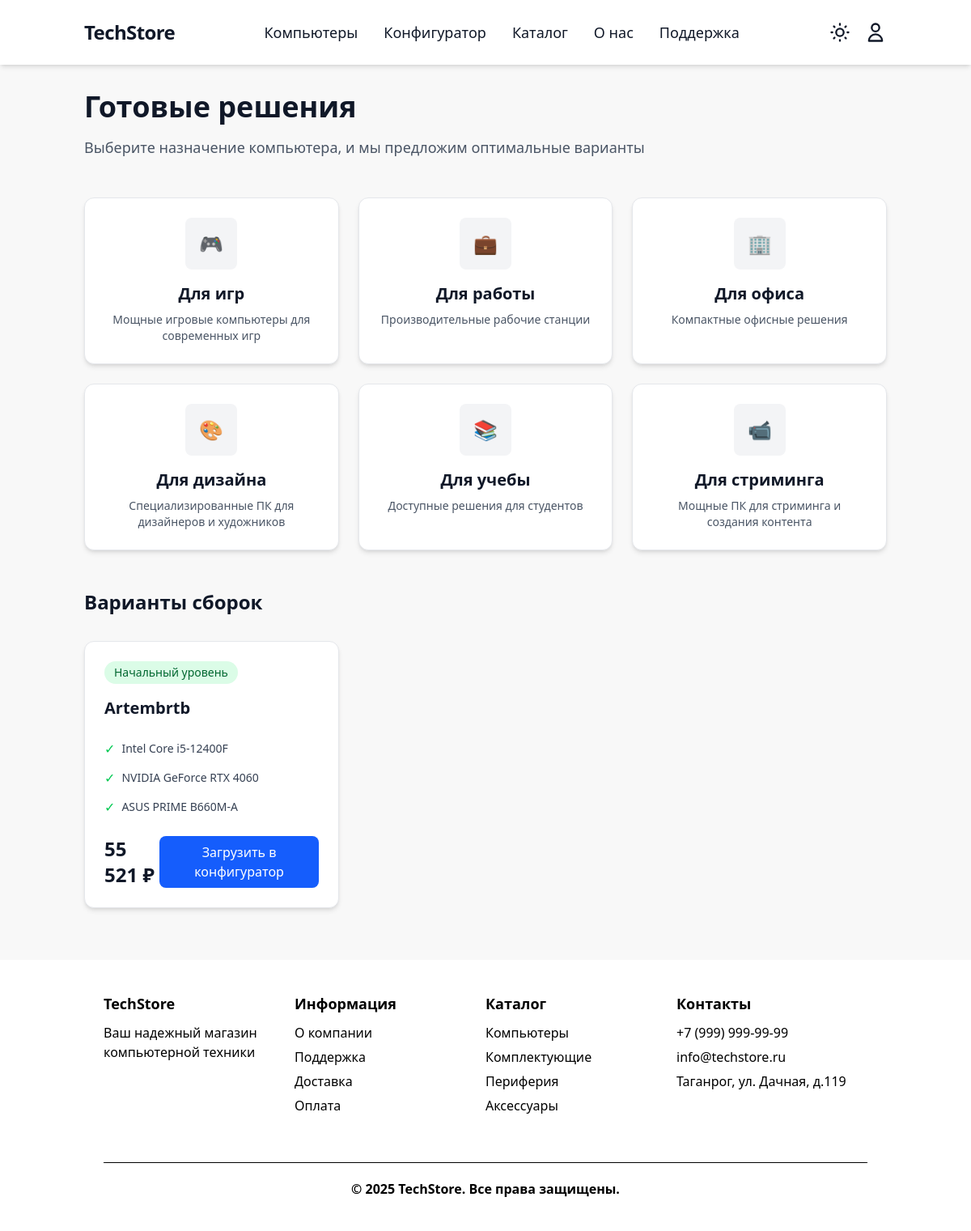
/pc/, run on the app's committed database.
### pcbuilder/models.py (models this page shows, shortened)
class CategoryPC(models.Model):
    CATEGORY_CHOICES = [
        ('gaming', 'Для игр'),
        ('work', 'Для работы'),
        ('office', 'Для офиса'),
        ('design', 'Для дизайна'),
        ('study', 'Для учебы'),
        ('streaming', 'Для стриминга'),
    ]
    name = models.CharField('Системное имя', max_length=50, choices=CATEGORY_CHOICES, unique=True)
    display_name = models.CharField('Название категории', max_length=100)
    description = models.CharField('Описание', max_length=200)
    icon = models.CharField('Иконка (CSS класс)', max_length=50)  # CSS класс для иконки или путь к изображению
    class Meta:
        verbose_name = 'Категория готового ПК'
        verbose_name_plural = 'Категории готовых ПК'

class PrebuiltPC(models.Model):
    LEVEL_CHOICES = [
        ('start', 'Начальный уровень'),
        ('pro', 'Оптимальный выбор'),
        ('ultra', 'Максимальная мощность'),
    ]
    category = models.ForeignKey(CategoryPC, on_delete=models.CASCADE, related_name='prebuilt_pcs', verbose_name='Категория')
    name = models.CharField('Название', max_length=100)
    level = models.CharField('Уровень', max_length=10, choices=LEVEL_CHOICES)
    level_color = models.CharField('Цвет уровня', max_length=20, default='blue-500')
    description = models.TextField('Описание', blank=True)
    created_at = models.DateTimeField('Дата создания', auto_now_add=True)
    updated_at = models.DateTimeField('Дата обновления', auto_now=True)
    class Meta:
        verbose_name = 'Готовая сборка ПК'
        verbose_name_plural = 'Готовые сборки ПК'
        ordering = ['category', 'level', 'name']
    @property
    def total_price(self):
        total = Decimal('0')
        for component in self.components.all():
            total += component.product.final_price * component.quantity
        return total
    def formatted_price(self):
        return f"{int(self.total_price):,}".replace(',', ' ') + ' ₽'

class PrebuiltPCComponent(models.Model):
    prebuilt_pc = models.ForeignKey(PrebuiltPC, on_delete=models.CASCADE, related_name='components', verbose_name='Готовая сборка')
    product = models.ForeignKey(Product, on_delete=models.CASCADE, verbose_name='Товар')
    category = models.ForeignKey(Category, on_delete=models.CASCADE, verbose_name='Категория')
    quantity = models.PositiveIntegerField('Количество', default=1)
    class Meta:
        verbose_name = 'Компонент готовой сборки'
        verbose_name_plural = 'Компоненты готовых сборок'
        unique_together = ('prebuilt_pc', 'category')

### store/models.py (models this page shows, shortened)
class Product(models.Model):
    category = models.ForeignKey(
        Category,
        on_delete=models.PROTECT,
        related_name='products'
    )
    name = models.CharField('Название', max_length=200)
    slug = models.SlugField('URL', max_length=200, unique=True)
    price = models.DecimalField(
        'Цена',
        max_digits=10,
        decimal_places=2,
        validators=[MinValueValidator(Decimal('0.01'))]
    )
    discount = models.PositiveIntegerField('Скидка (%)', default=0)
    stock = models.PositiveIntegerField(
        'Количество на складе',
        default=0,
        help_text='Количество товара на складе'
    )
    min_stock = models.PositiveIntegerField(
        'Минимальный остаток',
        default=0,
        help_text='Минимальное количество для предупреждения о заканчивающемся товаре'
    )
    is_popular = models.BooleanField(
        'Популярный товар',
        default=False,
        help_text='Отметьте, если товар является популярным и должен отображаться в специальных блоках.'
    )
    description = models.TextField(
        'Описание',
        blank=True,
        default='',
        help_text='Можно использовать HTML-теги для форматирования текста (например, <ul>, <li>, <b>, <h3> и т.д.)'
    )
    meta_title = models.CharField('SEO Title', max_length=255, blank=True, default='', help_text='Заголовок для SEO (meta title)')
    meta_description = models.CharField('SEO Description', max_length=500, blank=True, default='', help_text='Описание для SEO (meta description)')
    image = models.ImageField('Фото', upload_to='products/', blank=True, null=True)
    class Meta:
        verbose_name = 'Товар'
        verbose_name_plural = 'Товары'
    @property
    def final_price(self):
        if self.discount:
            discount_decimal = Decimal(str(self.discount)) / Decimal('100')
            return self.price * (Decimal('1') - discount_decimal)
        return self.price

### core/views.py (the view)
# urls.py: path('pc/', computer_catalog, name='computer_catalog'),
def computer_catalog(request):
    categories = CategoryPC.objects.all()
    computers = PrebuiltPC.objects.prefetch_related('components__product', 'components__category')
    category_filter = request.GET.get('category')
    if category_filter:
        computers = computers.filter(category__name=category_filter)
    level_filter = request.GET.get('level')
    if level_filter:
        computers = computers.filter(level=level_filter)
    computers_with_details = []
    for computer in computers:
        components = computer.components.all()
        processor = components.filter(category__slug='processor').first()
        graphics_card = components.filter(category__slug='videokarta').first()
        ram = components.filter(category__slug='ram').first()
        storage = components.filter(category__slug='storage').first()
        motherboard = components.filter(category__slug='motherboard').first()
        power_supply = components.filter(category__slug='psu').first()
        case = components.filter(category__slug='case').first()
        computer_data = {
            'computer': computer,
            'processor': processor.product.name if processor else '',
            'graphics_card': graphics_card.product.name if graphics_card else '',
            'ram': f"{ram.product.name} x{ram.quantity}" if ram else '',
            'storage': storage.product.name if storage else '',
            'motherboard': motherboard.product.name if motherboard else '',
            'power_supply': power_supply.product.name if power_supply else '',
            'case': case.product.name if case else '',
            'components': components,
        }
        computers_with_details.append(computer_data)
    context = {
        'categories': categories,
        'computers': computers_with_details,
        'selected_category': category_filter,
        'selected_level': level_filter,
    }
    return render(request, 'core/pc.html', context)

### core/templates/core/pc.html (shortened to what this page needs)
{% extends 'base.html' %}
{% block content %}
    <div class="container mx-auto px-4 py-8">
        <div class="mb-12">
            <h1 class="text-4xl font-bold mb-4 text-gray-900 dark:text-white">Готовые решения</h1>
            <p class="text-gray-600 dark:text-gray-400 text-lg">Выберите назначение компьютера, и мы предложим оптимальные варианты</p>
        </div>
        <div class="grid grid-cols-1 md:grid-cols-2 lg:grid-cols-3 gap-6 mb-12">
            {% for category in categories %}
            <div class="category-card bg-white dark:bg-[#28303F] shadow-md rounded-xl p-6 cursor-pointer transition-all duration-300 hover:bg-gray-50 dark:hover:bg-[#1E242E] hover:scale-105 border border-gray-200 dark:border-gray-700 "
                 data-category="{{ category.name }}">
                <div class="flex flex-col items-center text-center">
                    <div class="w-16 h-16 bg-gray-100 dark:bg-gray-700 rounded-lg flex items-center justify-center mb-4 text-2xl">
                        {% if category.name == 'gaming' %}
                            🎮
                        {% elif category.name == 'work' %}
                            💼
                        {% elif category.name == 'office' %}
                            🏢
                        {% elif category.name == 'design' %}
                            🎨
                        {% elif category.name == 'study' %}
                            📚
                        {% elif category.name == 'streaming' %}
                            📹
                        {% endif %}
                    </div>
                    <h3 class="text-xl font-semibold mb-2 text-gray-900 dark:text-white">{{ category.display_name }}</h3>
                    <p class="text-gray-600 dark:text-gray-400 text-sm">{{ category.description }}</p>
                </div>
            </div>
            {% endfor %}
        </div>
        <div id="computers-section">
            {% include 'core/pc_section.html' %}
        </div>
    </div>
{% endblock %}

### core/templates/core/pc_section.html (shortened to what this page needs)
<div class="mb-8">
    <h2 class="text-2xl font-bold mb-8 text-gray-900 dark:text-white">Варианты сборок</h2>
    {% if computers %}
        <div class="grid grid-cols-1 md:grid-cols-2 lg:grid-cols-3 gap-6">
            {% for computer in computers %}
            <div class="bg-white dark:bg-[#28303F] shadow-md rounded-xl overflow-hidden transition-all duration-300 hover:scale-105 hover:shadow-2xl border border-gray-200 dark:border-gray-700">
                <div class="p-6 pb-4">
                    <div class="flex items-center justify-between mb-4">
                        <span class="text-sm font-medium px-3 py-1 rounded-full
                            {% if computer.computer.level == 'start' %}bg-green-100 dark:bg-green-900 text-green-800 dark:text-green-300
                            {% elif computer.computer.level == 'pro' %}bg-orange-100 dark:bg-orange-900 text-orange-800 dark:text-orange-300
                            {% elif computer.computer.level == 'ultra' %}bg-purple-100 dark:bg-purple-900 text-purple-800 dark:text-purple-300
                            {% endif %}">
                            {{ computer.computer.get_level_display }}
                        </span>
                    </div>
                    <h3 class="text-xl font-bold mb-2 text-gray-900 dark:text-white">{{ computer.computer.name }}</h3>
                </div>
                <div class="px-6 pb-6">
                    <div class="space-y-3">
                        {% if computer.processor %}
                        <div class="flex items-center space-x-2">
                            <span class="text-green-500 dark:text-green-400">✓</span>
                            <span class="text-sm text-gray-700 dark:text-gray-300">{{ computer.processor }}</span>
                        </div>
                        {% endif %}
                        {% if computer.graphics_card %}
                        <div class="flex items-center space-x-2">
                            <span class="text-green-500 dark:text-green-400">✓</span>
                            <span class="text-sm text-gray-700 dark:text-gray-300">{{ computer.graphics_card }}</span>
                        </div>
                        {% endif %}
                        {% if computer.motherboard %}
                        <div class="flex items-center space-x-2">
                            <span class="text-green-500 dark:text-green-400">✓</span>
                            <span class="text-sm text-gray-700 dark:text-gray-300">{{ computer.motherboard }}</span>
                        </div>
                        {% endif %}
                    </div>
                </div>
                <div class="px-6 pb-6">
                    <div class="flex items-center justify-between">
                        <div class="text-2xl font-bold text-gray-900 dark:text-white">{{ computer.computer.formatted_price }}</div>
                        <button onclick="loadPrebuiltConfig({{ computer.computer.id }})" class="px-6 py-2 bg-blue-600 text-white rounded-lg hover:bg-blue-700 focus:outline-none focus:ring-2 focus:ring-offset-2 focus:ring-blue-500 transition-colors duration-200 font-medium">
                            Загрузить в конфигуратор
                        </button>
                    </div>
                </div>
            </div>
            {% endfor %}
        </div>
    {% else %}
        <div class="text-center py-12">
            <div class="text-gray-600 dark:text-gray-400 text-lg mb-4">Компьютеры для данной категории пока не добавлены</div>
            <p class="text-gray-500 dark:text-gray-500">Попробуйте выбрать другую категорию</p>
        </div>
    {% endif %}
</div>

### core/templates/core/pc.html (style rules this page uses)
#computers-section { transition: opacity 0.3s ease-in-out; }

### data on the page
CategoryPC: display_name "Для игр", description "Мощные игровые компьютеры для современных игр"
CategoryPC: display_name "Для работы", description "Производительные рабочие станции"
CategoryPC: display_name "Для офиса", description "Компактные офисные решения"
CategoryPC: display_name "Для дизайна", description "Специализированные ПК для дизайнеров и художников"
CategoryPC: display_name "Для учебы", description "Доступные решения для студентов"
CategoryPC: display_name "Для стриминга", description "Мощные ПК для стриминга и создания контента"
PrebuiltPC: computer.level "Начальный уровень", computer.name "Artembrtb", processor "Intel Core i5-12400F", graphics_card "NVIDIA GeForce RTX 4060", motherboard "ASUS PRIME B660M-A", computer.formatted_price "55 521 ₽"
